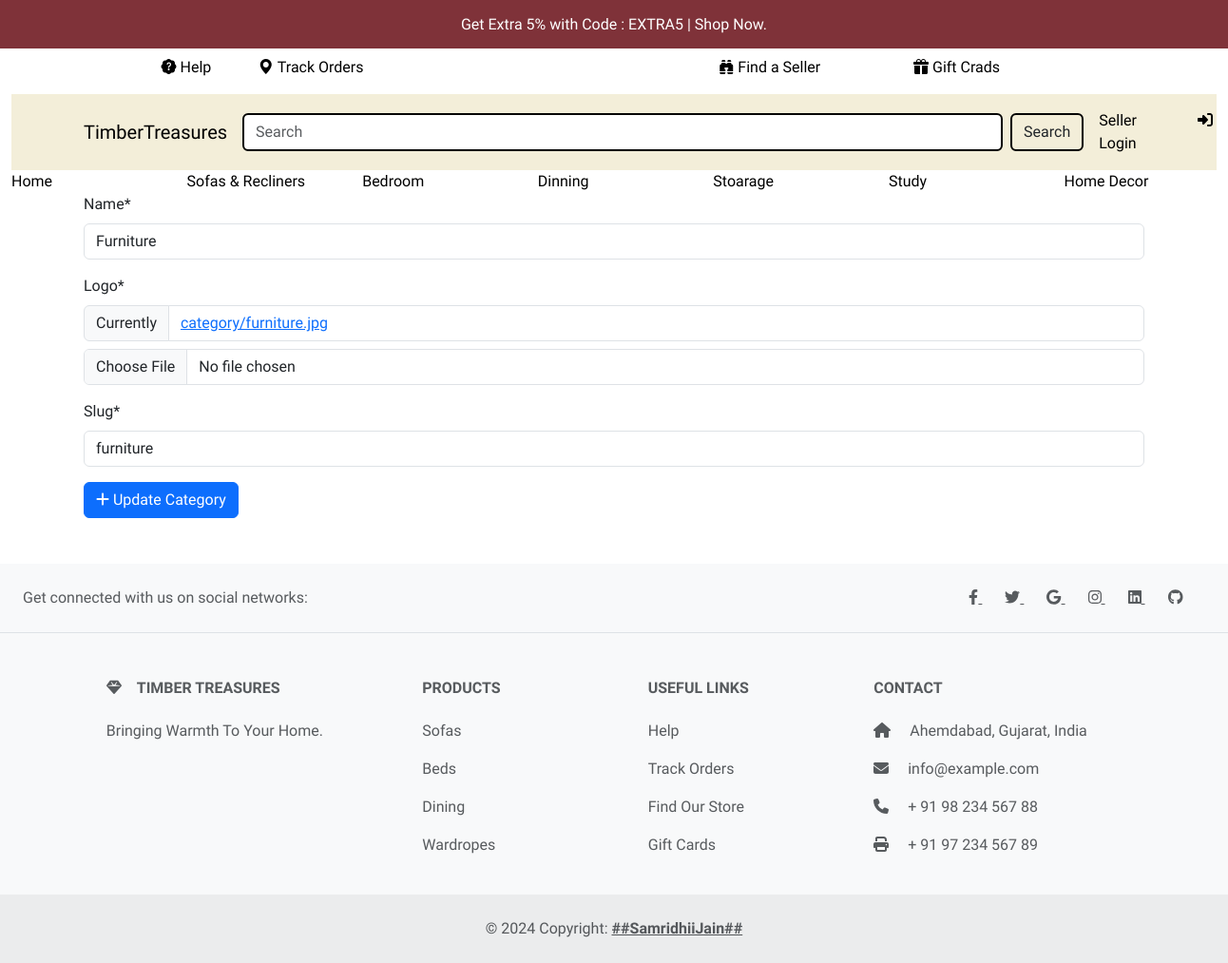
Page /category/edit/furniture/ on the earlier database version.
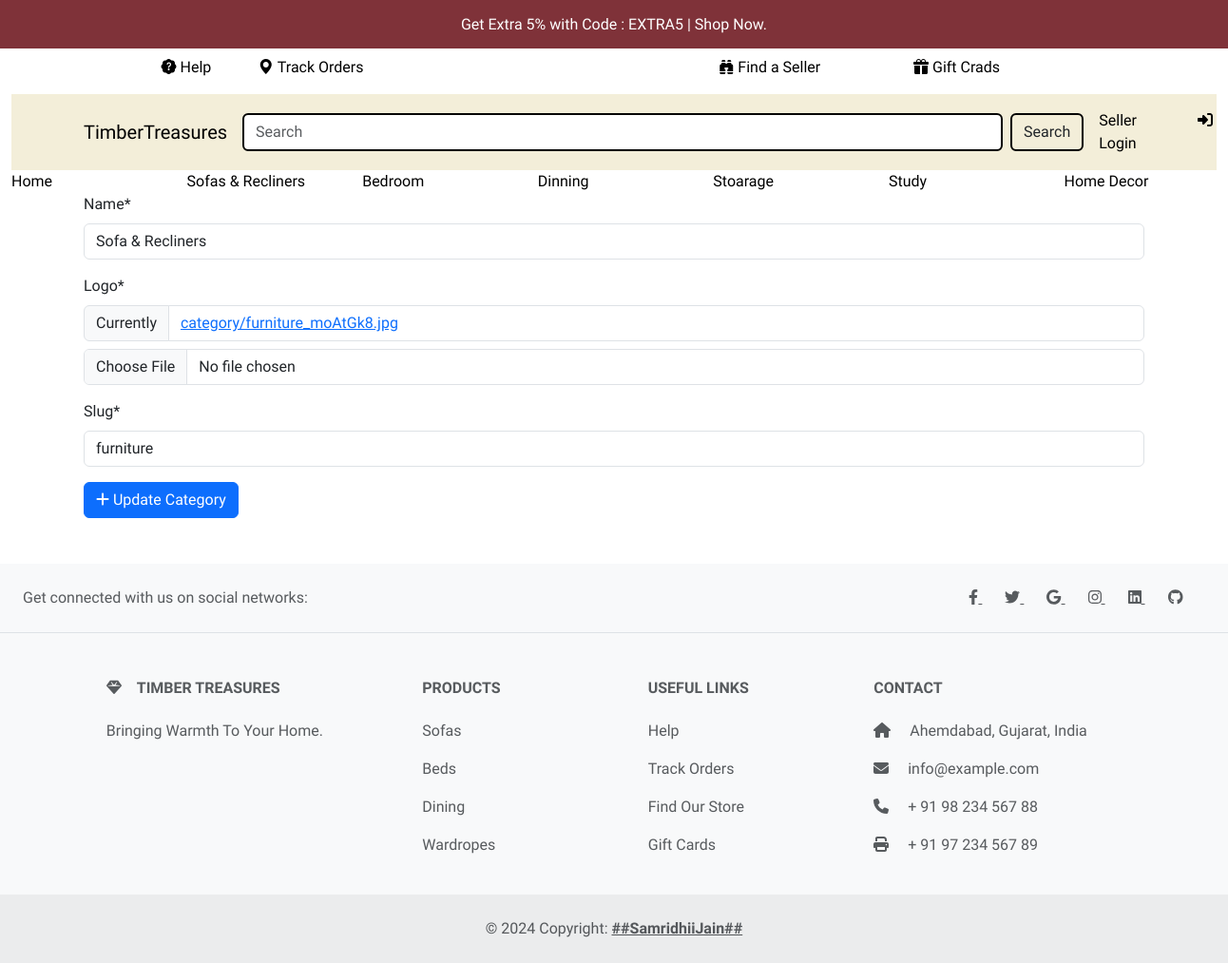
Same page on the later database version.
### product/models.py (models this page shows, shortened)
class Category(models.Model):
    name = models.CharField(max_length=255)
    logo = models.ImageField(upload_to='category/')
    slug = models.SlugField(max_length=255, unique=True)

### product/views.py (the view, shortened to what this page needs)
# urls.py: path('category/edit/<slug:slug>/', category_edit, name='category_edit'),
def category_edit(request, slug):
    category = Category.objects.get(slug=slug)
    form = CategoryForm(instance=category)
    return render(
        request, "products/category_edit.html",
        context={'form': form}
    )

### product/forms.py
class CategoryForm(forms.ModelForm):
    class Meta:
        model = Category
        fields = '__all__' # display all fields

### templates/products/category_edit.html (shortened to what this page needs)
{% extends 'layout/base.html' %}
{% load static %}
{% load crispy_forms_tags %}
{% block content %}
<div class="container">
    <div class="row">
        <form method="post" enctype="multipart/form-data">
            {{ form|crispy }}
            <button class="btn btn-primary">
                <i class="fas fa-plus"></i> Update Category
            </button>
        </form>
    </div>
</div>
{% endblock content %}

Differences in the rows shown:
removed Category: name "Furniture", slug "furniture"
added Category: name "Sofa & Recliners", slug "furniture"
Other differences:
text no longer shown: "Name * Logo * Currently category/furniture.jpg Slug *"
text now shown: "Name * Logo * Currently category/furniture_moAtGk8.jpg Slug *"
